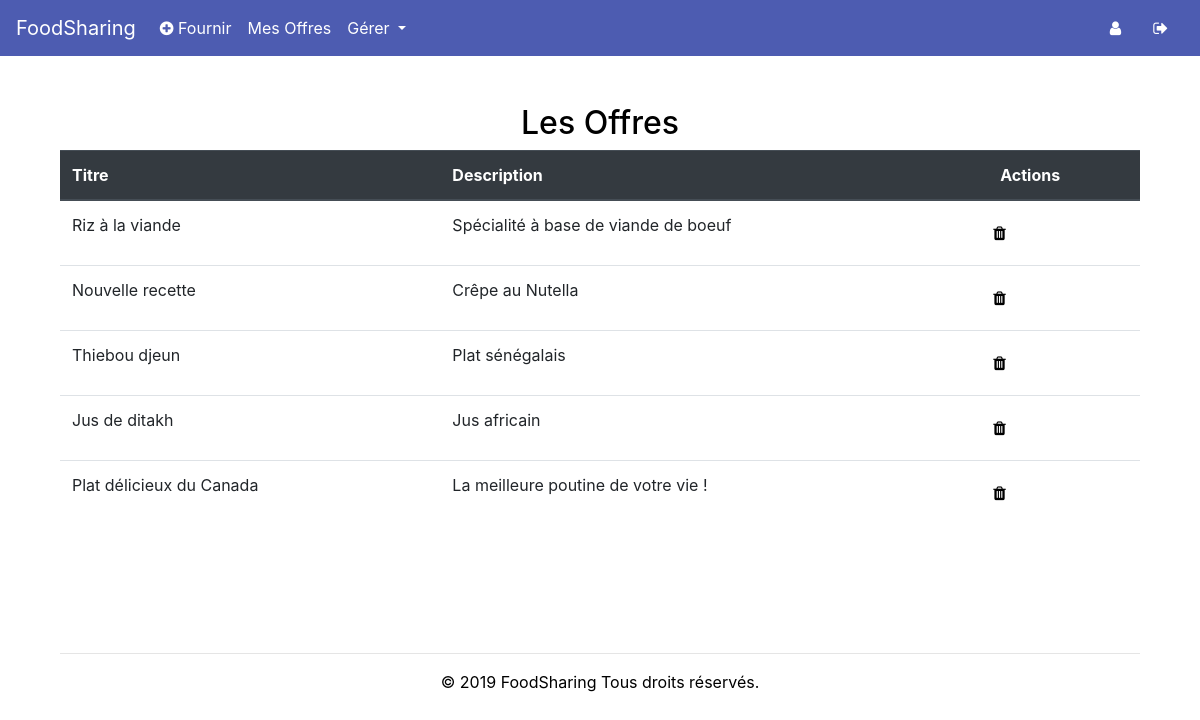
/manage_offers (signed in), run on an earlier commit of the app's database.
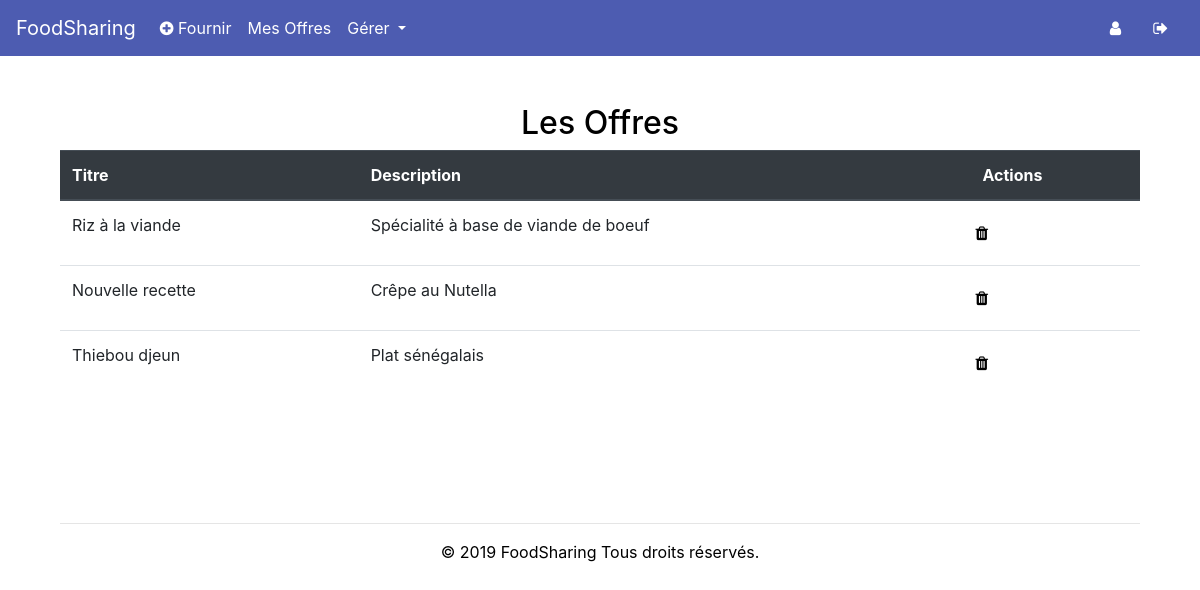
And on a later commit of the database.
### tables this page shows
CREATE TABLE Offers (
    offer_id INTEGER PRIMARY KEY,
    offer_categorie_id INTEGER,
    offer_user_id INTEGER,
    offer_title varchar(255) NOT NULL,
    offer_description varchar(255) NOT NULL,
    offer_price varchar(255) NOT NULL,
    FOREIGN KEY(offer_categorie_id) REFERENCES Categories(categorie_id),
    FOREIGN KEY(offer_user_id) REFERENCES regularsUsers(user_id)
);

### app.py (the view)
@app.route('/manage_offers')
def manage_system_offers():
    if session.get("id") is None:
        return redirect('/')
    else:
        if session.get("role")[0] == "Administrateur":
            db = Database()
            offers = db.get_all_offers()
            role = session.get("role")
            db.disconnect()
            return render_template('manage_offers.html', year=now, offers=offers, role=role[0])
        else:
            return redirect('/')

### database.py (called while the page is built)
    def get_connection(self):
        if self.connection is None:
            try:
                self.connection = sqlite3.connect('database/users.db')
            except sqlite3.Error as error:
                print("Failed to insert Python variable into sqlite table", error)
        return self.connection

    def disconnect(self):
        if self.connection is not None:
            self.connection.close()

    def get_all_offers(self):
        connect = self.get_connection()
        cur = connect.cursor()
        cur.execute("SELECT * FROM Offers")
        result = cur.fetchall()
        if result is None:
            return None
        else:
            return result

### templates/manage_offers.html (shortened to what this page needs)
<!DOCTYPE html>
 <html class="not-ie no-js" lang="fr">
    <head>
        <link href="https://stackpath.bootstrapcdn.com/bootstrap/4.3.1/css/bootstrap.min.css" rel="stylesheet">
        <link href="/static/css/HomeStyle.css" rel="stylesheet">
        <link rel="stylesheet" href="https://cdnjs.cloudflare.com/ajax/libs/font-awesome/4.7.0/css/font-awesome.min.css">
    </head>
    <body>
            <nav class="navbar navbar-expand-lg navbar-light" style="background-color:#4d5cb1;">
                  <a class="navbar-brand" href="/" style="color:white!important;">FoodSharing</a>
                <div class="collapse navbar-collapse" id="navbarText">
                <ul class="navbar-nav mr-auto">
                  <li class="nav-item">
                    <a class="nav-link" href="/add_offer" style="color:white!important;"><i class="fa fa-plus-circle" aria-hidden="true"></i> Fournir</a>
                  </li>
                  <li class="nav-item">
                    <a class="nav-link" href="/my_offers" style="color:white!important;">Mes Offres</a>
                  </li>
                    {%  if role == 'Administrateur' %}
                        <li class="nav-item">
                            <div class="dropdown show">
                                <a class="nav-link dropdown-toggle" style="color:white!important;" href="#" role="button" id="dropdownMenuLink" data-toggle="dropdown" aria-haspopup="true" aria-expanded="false">
                                    Gérer
                                </a>
                            </div>
                        </li>
                    {% endif %}
                </ul>
                <a class="nav-link" href="/profile" style="color:white!important;"><i class="fa fa-user" aria-hidden="true"></i></a>
                <a class="nav-link" href="/disconnect" style="color:white!important;"><i class="fa fa-sign-out" aria-hidden="true"></i></a>
              </div>
            </nav>
            <div class="container">
                <div class="col-md-8" style="margin: 0 auto;">
                    <h2 class="text-center message">Les Offres</h2>
                </div>
    	        <div class="container">
                    {% if offers|length %}
                         <table class="table">
                          <thead class="thead-dark">
                            <tr>
                                <th scope="col">Titre</th>
                                <th scope="col">Description</th>
                                <th scope="col">Actions</th>
                            </tr>
                          </thead>
                          <tbody>
                        {% for offer in offers %}
                            <tr>
                              <td>{{ offer[3] }}</td>
                              <td>{{ offer[4] }}</td>
                                <td>
                                    <div class="row">
                                        <a href="/delete_offer/{{ offer[0] }}" style="text-decoration: none; color: black;padding:.5rem;" title="Changer status">
                                                <i class="fa fa-trash"></i>
                                        </a>
                                    </div>
                                </td>
                            </tr>
                        {% endfor %}
                        </tbody>
                    </table>
                    {% else %}
                        <h3 class="text-center" style="color:grey;">Aucune annonces sur le systéme</h3>
                    {% endif %}
		        <div>
				<div class="text-center footer">
                    <hr>
		            <p>© 2019 FoodSharing Tous droits réservés.</p>
		        </div>
			</div></div></div>
    </body>

What changed in the data, as far as the page shows it:
removed Offers: offer_title "Jus de ditakh", offer_description "Jus africain"
removed Offers: offer_title "Plat délicieux du Canada", offer_description "La meilleure poutine de votre vie !"
